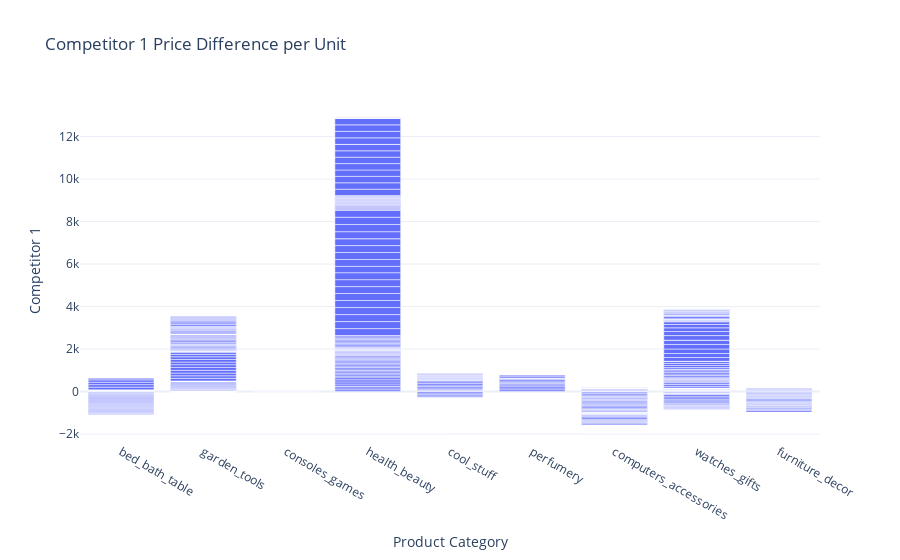
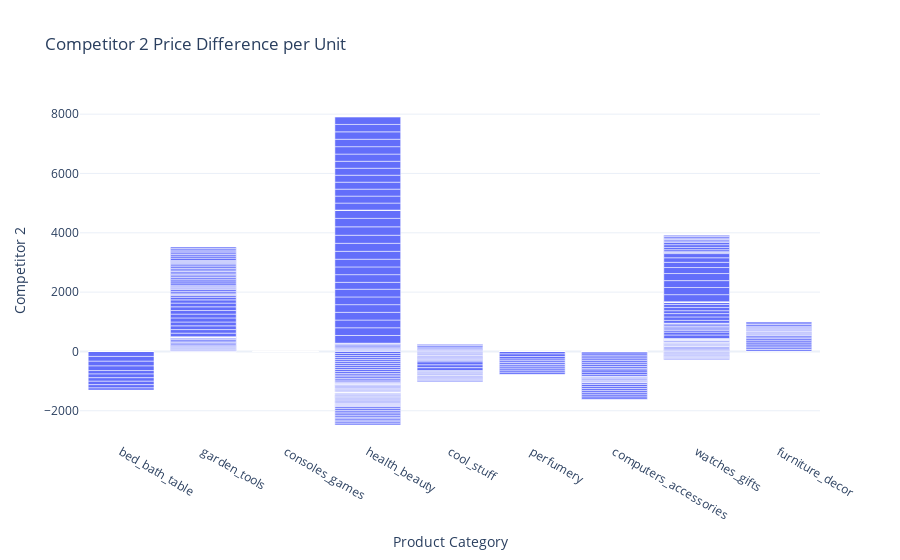
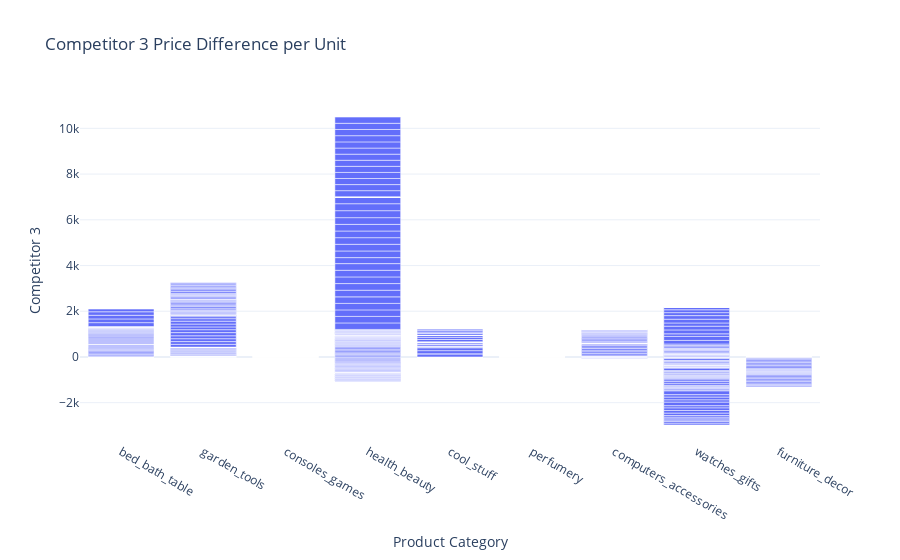

Notebook cell for these charts, in order:
### Markdown cell above
### Price Differences
#### Comparison with Competitor Products

### Code cell
price_data['price_diff1'] = price_data['unit_price'] - price_data['comp_1']
price_data['price_diff2'] = price_data['unit_price'] - price_data['comp_2']
price_data['price_diff3'] = price_data['unit_price'] - price_data['comp_3']

for i in range(1,4):
    price_diff = f"price_diff{i}"
    fig = px.bar(x=price_data['product_category_name'],
                 y=price_data[price_diff],
                 title=f"Competitor {i} Price Difference per Unit",
                 labels={
                     'x': 'Product Category',
                     'y': f'Competitor {i}'
                 })
    fig.show()

### Figure 1 — Plotly figure (JSON) as saved in the notebook; plotly's stock layout.template omitted (floating-point values rounded to 4 significant figures; data arrays with more than 128 entries replaced by an {"elided": "..."} marker saying what was removed)
{"data": [{"alignmentgroup": "True", "hovertemplate": "Product Category=%{x}<br>Competitor 1=%{y}<extra></extra>", "legendgroup": "", "marker": {"color": "#636efa", "pattern": {"shape": ""}}, "name": "", "offsetgroup": "", "orientation": "v", "showlegend": false, "textposition": "auto", "type": "bar", "x": {"elided": "676 str values"}, "xaxis": "x", "y": {"elided": "676 float values"}, "yaxis": "y"}], "layout": {"barmode": "relative", "legend": {"tracegroupgap": 0}, "title": {"text": "Competitor 1 Price Difference per Unit"}, "xaxis": {"anchor": "y", "domain": [0, 1], "title": {"text": "Product Category"}}, "yaxis": {"anchor": "x", "domain": [0, 1], "title": {"text": "Competitor 1"}}}}

### Figure 2 — Plotly figure (JSON) as saved in the notebook; plotly's stock layout.template omitted (floating-point values rounded to 4 significant figures; data arrays with more than 128 entries replaced by an {"elided": "..."} marker saying what was removed)
{"data": [{"alignmentgroup": "True", "hovertemplate": "Product Category=%{x}<br>Competitor 2=%{y}<extra></extra>", "legendgroup": "", "marker": {"color": "#636efa", "pattern": {"shape": ""}}, "name": "", "offsetgroup": "", "orientation": "v", "showlegend": false, "textposition": "auto", "type": "bar", "x": {"elided": "676 str values"}, "xaxis": "x", "y": {"elided": "676 float values"}, "yaxis": "y"}], "layout": {"barmode": "relative", "legend": {"tracegroupgap": 0}, "title": {"text": "Competitor 2 Price Difference per Unit"}, "xaxis": {"anchor": "y", "domain": [0, 1], "title": {"text": "Product Category"}}, "yaxis": {"anchor": "x", "domain": [0, 1], "title": {"text": "Competitor 2"}}}}

### Figure 3 — Plotly figure (JSON) as saved in the notebook; plotly's stock layout.template omitted (floating-point values rounded to 4 significant figures; data arrays with more than 128 entries replaced by an {"elided": "..."} marker saying what was removed)
{"data": [{"alignmentgroup": "True", "hovertemplate": "Product Category=%{x}<br>Competitor 3=%{y}<extra></extra>", "legendgroup": "", "marker": {"color": "#636efa", "pattern": {"shape": ""}}, "name": "", "offsetgroup": "", "orientation": "v", "showlegend": false, "textposition": "auto", "type": "bar", "x": {"elided": "676 str values"}, "xaxis": "x", "y": {"elided": "676 float values"}, "yaxis": "y"}], "layout": {"barmode": "relative", "legend": {"tracegroupgap": 0}, "title": {"text": "Competitor 3 Price Difference per Unit"}, "xaxis": {"anchor": "y", "domain": [0, 1], "title": {"text": "Product Category"}}, "yaxis": {"anchor": "x", "domain": [0, 1], "title": {"text": "Competitor 3"}}}}
